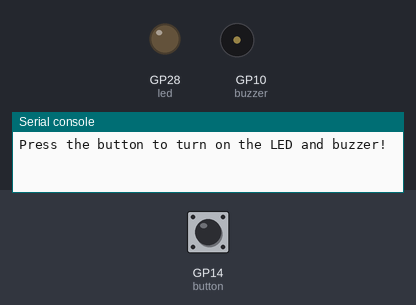
Simulated run of this program. Board: Raspberry Pi Pico running MicroPython. Parts: output pins drawn as LEDs (lit = HIGH), buzzer (waves = sounding, pin HIGH), the last lines printed to the serial console. Dashed ring = blinking. The test bench sets the inputs (shaded band); at power-on: GP14 (button) HIGH.

Above: at 1.2 s.
1.3 s: GP14 (button) pulled LOW for 3.2 s
At 1.7 s:
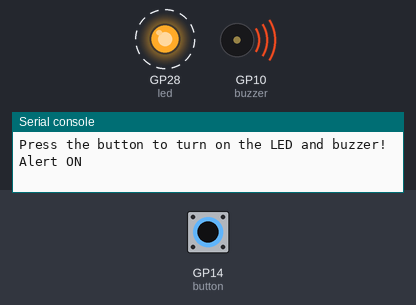
Timing chart, 0 to 6.3 s (numbered marks = the images above; inputs shaded):
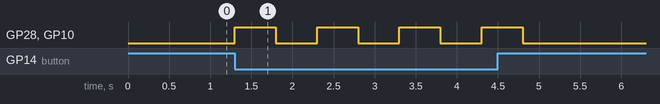

Measured:
- after the input at 1.3 s, GP28 (led), GP10 (buzzer): alternates HIGH for 0.50 s and LOW for 0.50 s, 8 changes in all, then stays LOW, starting at once

The program:

ButtonLEDandBuzzer.py
```python
from machine import Pin
import time

# Set up output devices
led = Pin(28, Pin.OUT)         # GP28 controls the LED
buzzer = Pin(10, Pin.OUT)      # GP10 controls the buzzer

# Set up input device (button)
button = Pin(14, Pin.IN, Pin.PULL_UP)  # GP14 reads button state

# Function to turn on alert
def alert_on():
    led.high()                 # Turn on LED
    buzzer.high()              # Turn on buzzer
    print("Alert ON")

# Function to turn off alert
def alert_off():
    led.low()                  # Turn off LED
    buzzer.low()               # Turn off buzzer
    print("Alert OFF")

# Main loop: wait for button press
print("Press the button to turn on the LED and buzzer!")

while True:
    if button.value() == 0:    # Button is pressed
        alert_on()
        time.sleep(0.5)        # Keep alert on briefly
        alert_off()
        time.sleep(0.5)        # Delay to avoid double press
```
